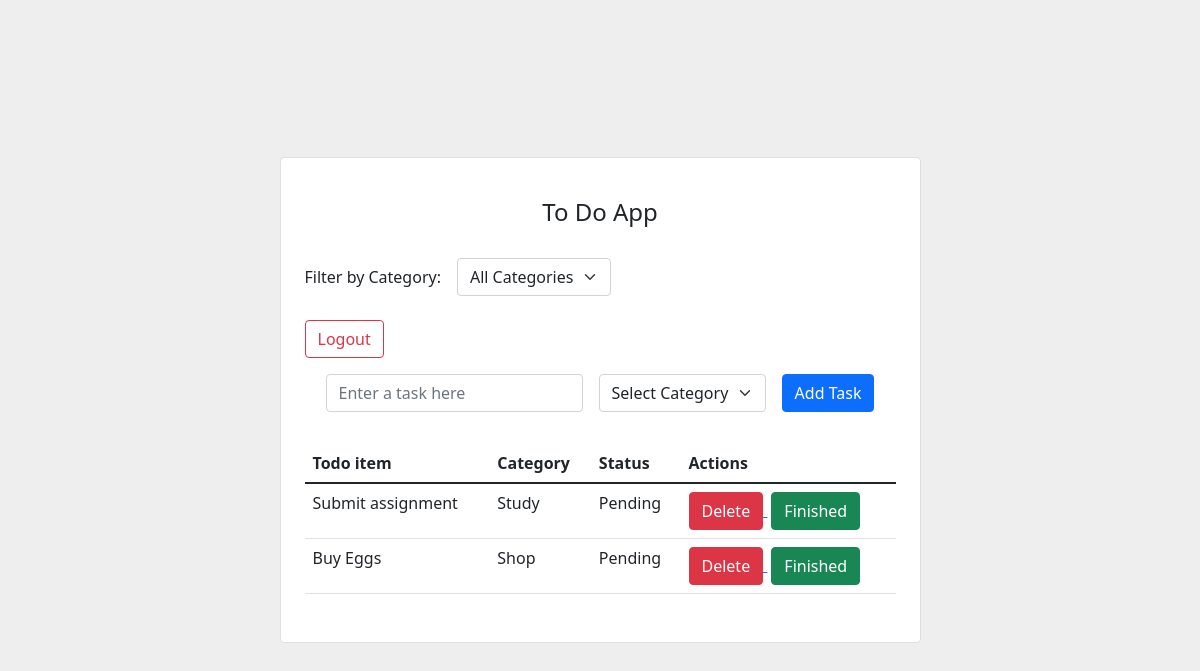
The page / (signed in) on the database as committed earlier.
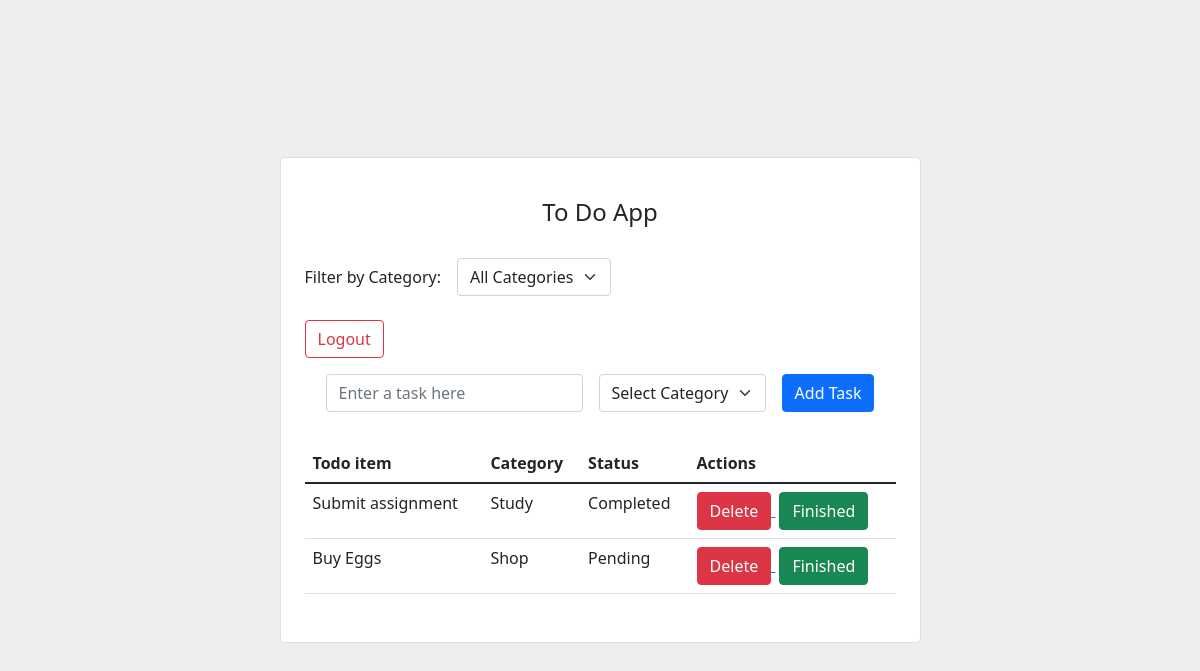
The same page on the database as committed later.
### todoapp/models.py (models this page shows, shortened)
class Todo(models.Model):
    user=models.ForeignKey(User,on_delete=models.CASCADE)
    name=models.CharField(max_length=300)
    status=models.BooleanField(default=False)
    category = models.ForeignKey(Category, on_delete=models.SET_NULL, null=True, blank=True)

class Category(models.Model):
    category_name = models.CharField(max_length=100)

### todoapp/views.py (the view, shortened to what this page needs)
# urls.py: path('',views.home,name='home'),
@login_required
def home(request):
    selected_category_id = request.GET.get('filter_category')
    if selected_category_id:
        all_todo = Todo.objects.filter(user=request.user, category__id=selected_category_id)
    else:
        all_todo = Todo.objects.filter(user=request.user)
    categories = Category.objects.all()
    return render(request,'todoapp/todo.html',{'todo':all_todo,'categories':categories,'selected_category': int(selected_category_id) if selected_category_id else None,})

### template/todoapp/todo.html (shortened to what this page needs)
<link rel="stylesheet" href="https://cdn.jsdelivr.net/npm/bootstrap@5.1.3/dist/css/bootstrap.min.css">
<section class="vh-100" style="background-color: #eee;">
    <div class="container py-5 h-100">
      <div class="row d-flex justify-content-center align-items-center h-100">
        <div class="col col-lg-9 col-xl-7">
          <div class="card rounded-3">
            <div class="card-body p-4">
              <h4 class="text-center my-3 pb-3">To Do App</h4>
              <form method="get" class="mb-4">
  <div class="row g-3 align-items-center">
    <div class="col-auto">
      <label for="filterCategory" class="col-form-label">Filter by Category:</label>
    </div>
    <div class="col-auto">
      <select name="filter_category" id="filterCategory" class="form-select" onchange="this.form.submit()">
        <option value="">All Categories</option>
      </select>
    </div>
  </div>
</form>
                <form method="POST" action="{% url 'logout' %}">
                    <button class="btn btn-outline-danger">Logout</button>
                </form>
              <form method="POST" class="row row-cols-lg-auto g-3 justify-content-center align-items-center mb-4 pb-2">
                <div class="col-12">
                  <div class="form-outline">
                    <input type="text" id="form1" class="form-control" name="task" placeholder="Enter a task here"/>
                  </div>
                </div>
                <div class="col-md-4">
            <select name="category" id="categorySelect" class="form-select">
              <option value="">Select Category</option>
            </select>
          </div>
                <div class="col-12">
                  <button type="submit" class="btn btn-primary">Add Task</button>
                </div>
              </form>
              <table class="table mb-4">
                <thead>
                  <tr>
                    <th scope="col">Todo item</th>
                    <th scope="col">Category</th>
                    <th scope="col">Status</th>
                    <th scope="col">Actions</th>
                  </tr>
                </thead>
                <tbody>
                    {%for i in todo%}
                  <tr>
                    <td>{{i.name}}</td>
                    {%if i.category.category_name%}
                    <td>{{i.category.category_name}}</td>
                    {%else%}
                     <td>No Category</td>
                    {%endif%}
                        {%if i.status%}
                        <td>Completed</td>
                        {%else%}
                        <td>Pending</td>
                        {%endif%}
                    <td>
                     <a href="{%url 'delete' i.id %}">
                    <button type="submit" class="btn btn-danger">Delete</button>
                    </a>
                     <a href="{%url 'update' i.id %}">
                    <button type="submit" class="btn btn-success ms-1">Finished</button>
                    </a>
                    </td>
                  </tr>
                  {%endfor%}
                </tbody>
              </table>
            </div>
          </div>
        </div>
      </div>
    </div>
  </section>

Rows that differ between the two databases and show on the page:
changed Todo "Submit assignment": status "Pending" → "Completed"
